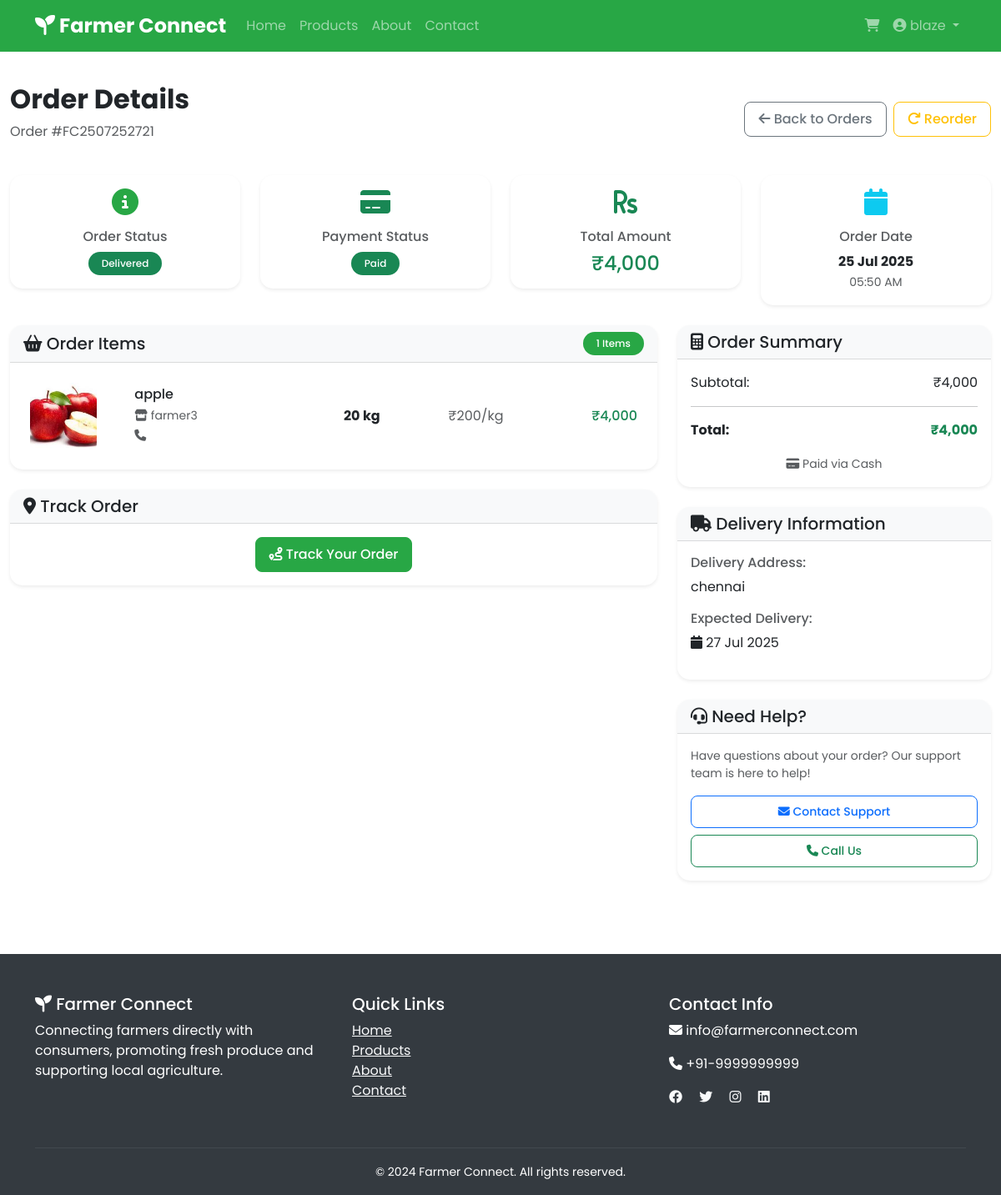
Page /consumer/orders/2 (signed in) on the committed database.
### tables this page shows
CREATE TABLE orders (
            id INTEGER PRIMARY KEY AUTOINCREMENT,
            order_number VARCHAR(50) UNIQUE NOT NULL,
            consumer_id INTEGER NOT NULL,
            total_amount DECIMAL(10,2) NOT NULL,
            status VARCHAR(20) DEFAULT 'pending' CHECK(status IN ('pending', 'confirmed', 'processing', 'shipped', 'delivered', 'cancelled')),
            payment_status VARCHAR(20) DEFAULT 'pending' CHECK(payment_status IN ('pending', 'paid', 'failed', 'refunded')),
            payment_method VARCHAR(50),
            delivery_address TEXT NOT NULL,
            delivery_phone VARCHAR(15),
            delivery_type VARCHAR(20) DEFAULT 'delivery' CHECK(delivery_type IN ('delivery', 'pickup')),
            delivery_date DATE,
            notes TEXT,
            created_at TIMESTAMP DEFAULT CURRENT_TIMESTAMP,
            updated_at TIMESTAMP DEFAULT CURRENT_TIMESTAMP,
            FOREIGN KEY (consumer_id) REFERENCES users (id)
        );

CREATE TABLE order_items (
            id INTEGER PRIMARY KEY AUTOINCREMENT,
            order_id INTEGER NOT NULL,
            product_id INTEGER NOT NULL,
            farmer_id INTEGER NOT NULL,
            quantity INTEGER NOT NULL,
            price DECIMAL(10,2) NOT NULL,
            subtotal DECIMAL(10,2) NOT NULL,
            created_at TIMESTAMP DEFAULT CURRENT_TIMESTAMP,
            FOREIGN KEY (order_id) REFERENCES orders (id),
            FOREIGN KEY (product_id) REFERENCES products (id),
            FOREIGN KEY (farmer_id) REFERENCES users (id)
        );

CREATE TABLE products (
            id INTEGER PRIMARY KEY AUTOINCREMENT,
            farmer_id INTEGER NOT NULL,
            name VARCHAR(100) NOT NULL,
            description TEXT,
            category VARCHAR(50) NOT NULL,
            price DECIMAL(10,2) NOT NULL,
            unit VARCHAR(20) NOT NULL,
            quantity INTEGER NOT NULL DEFAULT 0,
            image VARCHAR(200),
            is_approved BOOLEAN DEFAULT 0,
            is_featured BOOLEAN DEFAULT 0,
            harvest_date DATE,
            expiry_date DATE,
            organic BOOLEAN DEFAULT 0,
            created_at TIMESTAMP DEFAULT CURRENT_TIMESTAMP,
            updated_at TIMESTAMP DEFAULT CURRENT_TIMESTAMP,
            FOREIGN KEY (farmer_id) REFERENCES users (id)
        );

CREATE TABLE users (
            id INTEGER PRIMARY KEY AUTOINCREMENT,
            username VARCHAR(80) UNIQUE NOT NULL,
            email VARCHAR(120) UNIQUE NOT NULL,
            password_hash VARCHAR(200) NOT NULL,
            user_type VARCHAR(20) NOT NULL CHECK(user_type IN ('farmer', 'consumer', 'admin')),
            full_name VARCHAR(100) NOT NULL,
            phone VARCHAR(15),
            location VARCHAR(200),
            farm_name VARCHAR(100),
            farm_description TEXT,
            profile_image VARCHAR(200),
            is_approved BOOLEAN DEFAULT 0,
            is_active BOOLEAN DEFAULT 1,
            created_at TIMESTAMP DEFAULT CURRENT_TIMESTAMP,
            updated_at TIMESTAMP DEFAULT CURRENT_TIMESTAMP
        );

### modules/consumer.py (the view)
@consumer_bp.route('/orders/<int:order_id>')
@require_login(['consumer'])
def order_detail(order_id):
    conn = get_db_connection()
    order = conn.execute('''
        SELECT * FROM orders WHERE id = ? AND consumer_id = ?
    ''', (order_id, session['user_id'])).fetchone()
    if not order:
        flash('Order not found!', 'error')
        return redirect(url_for('consumer.orders'))
    order_items = conn.execute('''
        SELECT oi.*, p.name as product_name, p.unit, p.image,
               u.farm_name, u.phone as farmer_phone
        FROM order_items oi
        JOIN products p ON oi.product_id = p.id
        JOIN users u ON oi.farmer_id = u.id
        WHERE oi.order_id = ?
    ''', (order_id,)).fetchall()
    conn.close()
    return render_template('consumer/order_detail.html',
                         order=order,
                         order_items=order_items)

### templates/consumer/order_detail.html (shortened to what this page needs)
{% extends "base.html" %}
{% block content %}
<div class="container-fluid py-4">
    <div class="row mb-4">
        <div class="col">
            <div class="d-flex justify-content-between align-items-center">
                <div>
                    <h2 class="fw-bold">Order Details</h2>
                    <p class="text-muted">Order #{{ order.order_number }}</p>
                </div>
                <div class="d-flex gap-2">
                    <a href="{{ url_for('consumer.orders') }}" class="btn btn-outline-secondary">
                        <i class="fas fa-arrow-left"></i> Back to Orders
                    </a>
                    {% if order.status == 'delivered' %}
                    <button class="btn btn-outline-warning" onclick="reorderItems({{ order.id }})">
                        <i class="fas fa-redo"></i> Reorder
                    </button>
                    {% endif %}
                </div>
            </div>
        </div>
    </div>
    <div class="row g-4 mb-4">
        <div class="col-md-3">
            <div class="card border-0 shadow-sm">
                <div class="card-body text-center">
                    <i class="fas fa-info-circle fa-2x text-primary mb-3"></i>
                    <h6 class="text-muted">Order Status</h6>
                    <span class="badge badge-lg bg-{{ 'success' if order.status == 'delivered' else
                                                      'primary' if order.status == 'confirmed' else
                                                      'info' if order.status == 'processing' else
                                                      'secondary' if order.status == 'shipped' else
                                                      'warning' if order.status == 'pending' else
                                                      'danger' }}">
                        {{ order.status.title() }}
                    </span>
                </div>
            </div>
        </div>
        <div class="col-md-3">
            <div class="card border-0 shadow-sm">
                <div class="card-body text-center">
                    <i class="fas fa-credit-card fa-2x text-success mb-3"></i>
                    <h6 class="text-muted">Payment Status</h6>
                    <span class="badge badge-lg bg-{{ 'success' if order.payment_status == 'paid' else
                                                      'warning' if order.payment_status == 'pending' else
                                                      'danger' if order.payment_status == 'failed' else
                                                      'info' }}">
                        {{ order.payment_status.title() }}
                    </span>
                </div>
            </div>
        </div>
        <div class="col-md-3">
            <div class="card border-0 shadow-sm">
                <div class="card-body text-center">
                    <i class="fas fa-rupee-sign fa-2x text-success mb-3"></i>
                    <h6 class="text-muted">Total Amount</h6>
                    <h4 class="text-success mb-0">{{ order.total_amount|rupee }}</h4>
                </div>
            </div>
        </div>
        <div class="col-md-3">
            <div class="card border-0 shadow-sm">
                <div class="card-body text-center">
                    <i class="fas fa-calendar fa-2x text-info mb-3"></i>
                    <h6 class="text-muted">Order Date</h6>
                    <strong>{{ order.created_at|date_format('%d %b %Y') if order.created_at else 'N/A' }}</strong>
                    <br>
                    <small class="text-muted">{{ order.created_at|date_format('%I:%M %p') if order.created_at else '' }}</small>
                </div>
            </div>
        </div>
    </div>
    <div class="row g-4">
        <div class="col-md-8">
            <div class="card border-0 shadow-sm">
                <div class="card-header d-flex justify-content-between align-items-center">
                    <h5 class="mb-0"><i class="fas fa-shopping-basket"></i> Order Items</h5>
                    <span class="badge bg-primary">{{ order_items|length }} Items</span>
                </div>
                <div class="card-body p-0">
                    {% for item in order_items %}
                    <div class="p-4 {{ 'border-bottom' if not loop.last }}">
                        <div class="row align-items-center">
                            <div class="col-md-2">
                                {% if item.image %}
                                <img src="{{ url_for('static', filename=item.image) }}"
                                     class="img-fluid rounded"
                                     style="width: 80px; height: 80px; object-fit: cover;"
                                     alt="{{ item.product_name }}">
                                {% else %}
                                <div class="d-flex align-items-center justify-content-center bg-light rounded"
                                     style="width: 80px; height: 80px;">
                                    <i class="fas fa-image text-muted"></i>
                                </div>
                                {% endif %}
                            </div>
                            <div class="col-md-4">
                                <h6 class="mb-1">{{ item.product_name }}</h6>
                                <small class="text-muted">
                                    <i class="fas fa-store"></i> {{ item.farm_name }}
                                </small>
                                <br>
                                <small class="text-muted">
                                    <i class="fas fa-phone"></i> {{ item.farmer_phone }}
                                </small>
                            </div>
                            <div class="col-md-2">
                                <span class="fw-bold">{{ item.quantity }} {{ item.unit }}</span>
                            </div>
                            <div class="col-md-2">
                                <span class="text-muted">{{ item.price|rupee }}/{{ item.unit }}</span>
                            </div>
                            <div class="col-md-2 text-end">
                                <h6 class="text-success mb-0">{{ (item.quantity * item.price)|rupee }}</h6>
                            </div>
                        </div>
                    </div>
                    {% endfor %}
                </div>
            </div>
            {% if order.status in ['shipped', 'delivered'] %}
            <div class="card border-0 shadow-sm mt-4">
                <div class="card-header">
                    <h5 class="mb-0"><i class="fas fa-map-marker-alt"></i> Track Order</h5>
                </div>
                <div class="card-body">
                    <div class="text-center">
                        <a href="{{ url_for('consumer.track_order', order_id=order.id) }}"
                           class="btn btn-primary">
                            <i class="fas fa-route"></i> Track Your Order
                        </a>
                    </div>
                </div>
            </div>
            {% endif %}
        </div>
        <div class="col-md-4">
            <div class="card border-0 shadow-sm">
                <div class="card-header">
                    <h5 class="mb-0"><i class="fas fa-calculator"></i> Order Summary</h5>
                </div>
                <div class="card-body">
                    {% set subtotal = order_items|map(attribute='subtotal')|sum %}
                    {% set delivery_fee = 0 %}
                    {% set tax = 0 %}
                    <div class="d-flex justify-content-between mb-2">
                        <span>Subtotal:</span>
                        <span>{{ subtotal|rupee }}</span>
                    </div>
                    <hr>
                    <div class="d-flex justify-content-between mb-3">
                        <strong>Total:</strong>
                        <strong class="text-success">{{ order.total_amount|rupee }}</strong>
                    </div>
                    {% if order.payment_method %}
                    <div class="text-center">
                        <small class="text-muted">
                            <i class="fas fa-credit-card"></i>
                            Paid via {{ order.payment_method.title() }}
                        </small>
                    </div>
                    {% endif %}
                </div>
            </div>
            <div class="card border-0 shadow-sm mt-4">
                <div class="card-header">
                    <h5 class="mb-0"><i class="fas fa-truck"></i> Delivery Information</h5>
                </div>
                <div class="card-body">
                    <div class="mb-3">
                        <h6 class="text-muted">Delivery Address:</h6>
                        <p class="mb-0">{{ order.delivery_address }}</p>
                    </div>
                    {% if order.delivery_date %}
                    <div class="mb-3">
                        <h6 class="text-muted">Expected Delivery:</h6>
                        <p class="mb-0">
                            <i class="fas fa-calendar"></i>
                            {{ order.delivery_date|date_format('%d %b %Y') }}
                        </p>
                    </div>
                    {% endif %}
                </div>
            </div>
            <div class="card border-0 shadow-sm mt-4">
                <div class="card-header">
                    <h5 class="mb-0"><i class="fas fa-headset"></i> Need Help?</h5>
                </div>
                <div class="card-body">
                    <p class="text-muted small mb-3">
                        Have questions about your order? Our support team is here to help!
                    </p>
                    <div class="d-grid gap-2">
                        <a href="{{ url_for('contact') }}" class="btn btn-outline-primary btn-sm">
                            <i class="fas fa-envelope"></i> Contact Support
                        </a>
                        <a href="tel:+919876543210" class="btn btn-outline-success btn-sm">
                            <i class="fas fa-phone"></i> Call Us
                        </a>
                    </div>
                </div>
            </div>
        </div>
    </div>
</div>
{% endblock %}

### rows in the picture
orders: order_number "FC2507252721", status "Delivered", payment_status "Paid", total_amount "₹4,000", created_at "25 Jul 2025", created_at "05:50 AM", payment_method "Cash", delivery_address "chennai", delivery_date "27 Jul 2025"
order_items: image (picture), product_name "apple", farm_name "farmer3", quantity "20", unit "kg", price "₹200", (item.quantity*item.price)|rupee "₹4,000"

### other values in the picture
{{ session.full_name }} "blaze"
{{ order_items|length }} "1"
{{ subtotal|rupee }} "₹4,000"
